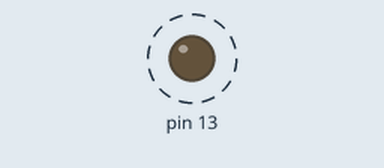
Recording of a sketch running on a simulated Arduino Uno, built with avr-gcc and run on an emulated ATmega328P. On the bench: output pins drawn as LEDs (lit = HIGH). Dashed ring = blinking. What the sketch prints to the serial monitor is not drawn.

Above: at 0.2 s.
Timing chart, 0 to 3.0 s (numbered marks = the images above):
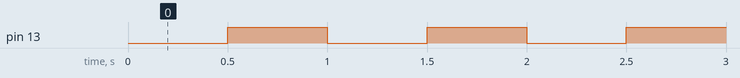

The sketch:

timers_pt2.ino
```cpp
// same code but without pinMode() & digitalWrite

#define data_dir_B *((volatile uint8_t *) 0x24)
#define data_reg_B *((volatile uint8_t *) 0x25)
#define port_B     *((volatile uint8_t *) 0x23)
#define tccr1_A    *((volatile uint8_t *) 0x80)
#define tccr1_B    *((volatile uint8_t *) 0x81)
#define timsk_1    *((volatile uint8_t *) 0x6F)

int main() {
  Serial.begin(9600);

  cli();

  // PIN 13 in OUTPUT mode
  data_dir_B |= (1 << 5);

  // RESET registers
  data_reg_B = 0;
  tccr1_A = 0;
  tccr1_B = 0;

  // Set timer start value
  TCNT1 = 0;

  // Set prescalar value
  tccr1_B = tccr1_B | (1 << 2); // 256

  // Enable compare match mode for register A
  timsk_1 = timsk_1 | (1 << 1);

  // Output Compare tick value
  OCR1A =  31250;

  sei();
  Serial.begin(9600);

  while (1) {
  uint32_t tick = TCNT1;
  Serial.println(tick);
  }

}

ISR(TIMER1_COMPA_vect) {
  TCNT1 = 0;

  port_B |= (1 << 5);

}
```

Measured:
- by itself, pin 13: alternates HIGH for 0.50 s and LOW for 0.50 s
